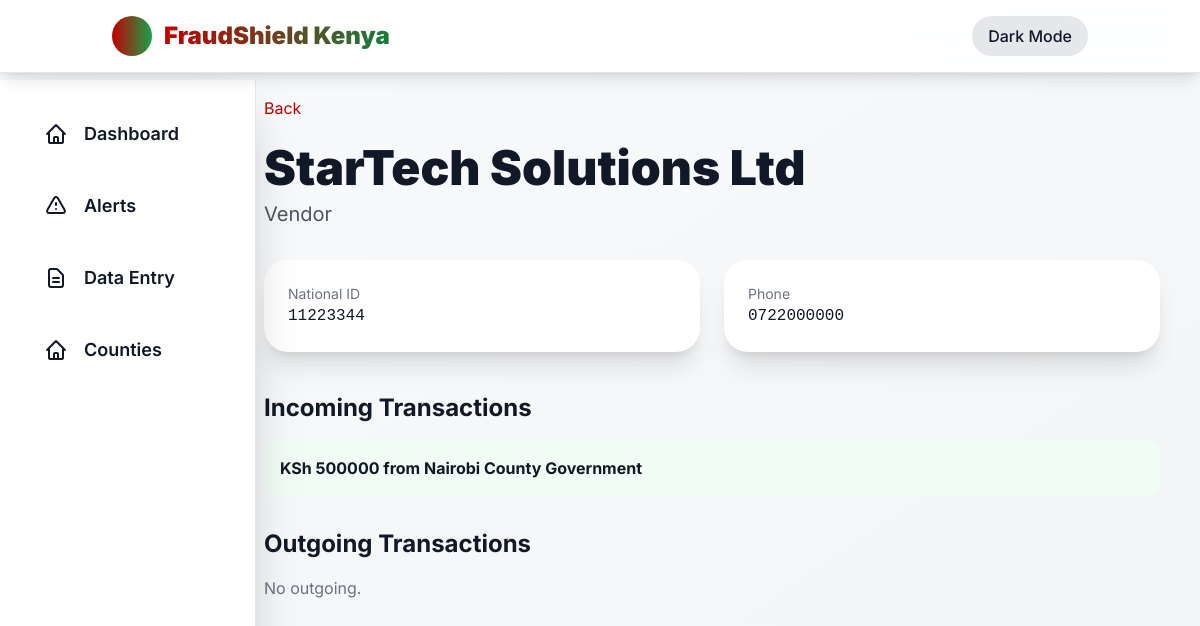
The page /entity/6/ on the database its author committed.
### core/models.py (models this page shows, shortened)
class Entity(models.Model):
    ENTITY_TYPES = [('county','county'),('vendor','vendor'),('mp','mp'),('bank','bank'),('telco','telco')]
    name = models.CharField(max_length=255)
    entity_type = models.CharField(max_length=50, choices=ENTITY_TYPES)
    national_id = models.CharField(max_length=50, blank=True, null=True)
    phone = models.CharField(max_length=30, blank=True, null=True)
    metadata = models.JSONField(default=dict, blank=True)
    county = models.ForeignKey(County, null=True, blank=True, on_delete=models.SET_NULL)

class Transaction(models.Model):
    tx_id = models.CharField(max_length=100, unique=True)
    source_entity = models.ForeignKey(Entity, related_name='outgoing', on_delete=models.CASCADE)
    dest_entity = models.ForeignKey(Entity, related_name='incoming', on_delete=models.CASCADE)
    amount = models.DecimalField(max_digits=20, decimal_places=2)
    timestamp = models.DateTimeField()
    tx_type = models.CharField(max_length=50)  # 'mpesa','bank','cheque'
    metadata = models.JSONField(default=dict, blank=True)

### core/views.py (the view)
# urls.py: path('entity/<int:entity_id>/', views.entity_detail, name='entity-detail'),
def entity_detail(request, entity_id):
    entity = get_object_or_404(Entity, id=entity_id)
    incoming = Transaction.objects.filter(dest_entity=entity)
    outgoing = Transaction.objects.filter(source_entity=entity)
    return render(request, 'detail/entity.html', {
        'entity': entity,
        'incoming': incoming,
        'outgoing': outgoing
    })

### templates/detail/entity.html (shortened to what this page needs)
{% extends 'base.html' %}
{% block content %}
<div class="max-w-4xl mx-auto">
  <a href="/" class="inline-block mb-6 text-kenya-red hover:underline">Back</a>
  <h1 class="text-5xl font-black mb-2">{{ entity.name }}</h1>
  <p class="text-xl text-gray-600 mb-8">{{ entity.entity_type|capfirst }}</p>
  <div class="grid grid-cols-1 md:grid-cols-2 gap-6 mb-10">
    <div class="bg-white dark:bg-gray-800 p-6 rounded-3xl shadow-xl">
      <p class="text-sm text-gray-500">National ID</p>
      <p class="font-mono">{{ entity.national_id|default:"—" }}</p>
    </div>
    <div class="bg-white dark:bg-gray-800 p-6 rounded-3xl shadow-xl">
      <p class="text-sm text-gray-500">Phone</p>
      <p class="font-mono">{{ entity.phone|default:"—" }}</p>
    </div>
  </div>
  <h2 class="text-2xl font-bold mb-4">Incoming Transactions</h2>
  {% for tx in incoming %}
    <a href="{% url 'transaction-detail' tx.tx_id %}" class="block p-4 bg-green-50 dark:bg-green-900/20 rounded-xl mb-2">
      <p class="font-bold">KSh {{ tx.amount|floatformat:0 }} from {{ tx.source_entity.name }}</p>
    </a>
  {% empty %}
    <p class="text-gray-500">No incoming.</p>
  {% endfor %}
  <h2 class="text-2xl font-bold mb-4 mt-8">Outgoing Transactions</h2>
  {% for tx in outgoing %}
    <a href="{% url 'transaction-detail' tx.tx_id %}" class="block p-4 bg-red-50 dark:bg-red-900/20 rounded-xl mb-2">
      <p class="font-bold">KSh {{ tx.amount|floatformat:0 }} to {{ tx.dest_entity.name }}</p>
    </a>
  {% empty %}
    <p class="text-gray-500">No outgoing.</p>
  {% endfor %}
</div>
{% endblock %}

### rows shown on the page
Entity: name "StarTech Solutions Ltd", entity_type "Vendor", national_id "11223344", phone "0722000000"
Transaction: amount "500000", source_entity.name "Nairobi County Government"
